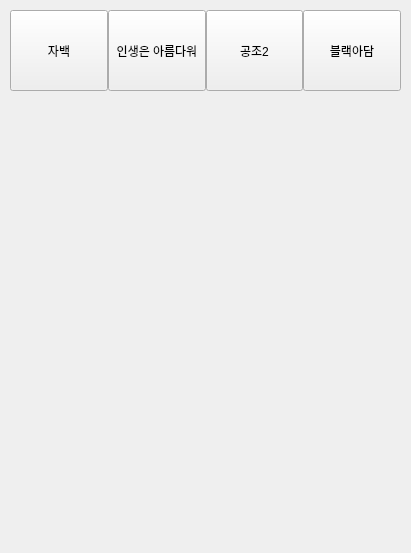
<?xml version="1.0" encoding="UTF-8"?>
<ui version="4.0">
 <class>Form</class>
 <widget class="QWidget" name="Form">
  <property name="geometry">
   <rect>
    <x>0</x>
    <y>0</y>
    <width>411</width>
    <height>553</height>
   </rect>
  </property>
  <property name="windowTitle">
   <string>Form</string>
  </property>
  <widget class="QLabel" name="lbl_jaback">
   <property name="geometry">
    <rect>
     <x>10</x>
     <y>90</y>
     <width>391</width>
     <height>451</height>
    </rect>
   </property>
   <property name="text">
    <string/>
   </property>
   <property name="pixmap">
    <pixmap>img/jaback.jpg</pixmap>
   </property>
   <property name="scaledContents">
    <bool>true</bool>
   </property>
  </widget>
  <widget class="QLabel" name="lbl_life">
   <property name="geometry">
    <rect>
     <x>10</x>
     <y>90</y>
     <width>391</width>
     <height>451</height>
    </rect>
   </property>
   <property name="text">
    <string/>
   </property>
   <property name="pixmap">
    <pixmap>img/life.jpg</pixmap>
   </property>
   <property name="scaledContents">
    <bool>true</bool>
   </property>
  </widget>
  <widget class="QLabel" name="lbl_gongjo2">
   <property name="geometry">
    <rect>
     <x>10</x>
     <y>90</y>
     <width>391</width>
     <height>451</height>
    </rect>
   </property>
   <property name="text">
    <string/>
   </property>
   <property name="pixmap">
    <pixmap>img/gongjo2.jpg</pixmap>
   </property>
   <property name="scaledContents">
    <bool>true</bool>
   </property>
  </widget>
  <widget class="QLabel" name="lbl_black">
   <property name="geometry">
    <rect>
     <x>10</x>
     <y>90</y>
     <width>391</width>
     <height>451</height>
    </rect>
   </property>
   <property name="text">
    <string/>
   </property>
   <property name="pixmap">
    <pixmap>img/black.jpg</pixmap>
   </property>
   <property name="scaledContents">
    <bool>true</bool>
   </property>
  </widget>
  <widget class="QWidget" name="">
   <property name="geometry">
    <rect>
     <x>10</x>
     <y>10</y>
     <width>391</width>
     <height>81</height>
    </rect>
   </property>
   <layout class="QHBoxLayout" name="horizontalLayout">
    <property name="spacing">
     <number>0</number>
    </property>
    <property name="leftMargin">
     <number>0</number>
    </property>
    <property name="topMargin">
     <number>0</number>
    </property>
    <property name="rightMargin">
     <number>0</number>
    </property>
    <property name="bottomMargin">
     <number>0</number>
    </property>
    <item>
     <widget class="QPushButton" name="btn_jaback">
      <property name="sizePolicy">
       <sizepolicy hsizetype="Minimum" vsizetype="Preferred">
        <horstretch>0</horstretch>
        <verstretch>0</verstretch>
       </sizepolicy>
      </property>
      <property name="text">
       <string>자백</string>
      </property>
     </widget>
    </item>
    <item>
     <widget class="QPushButton" name="btn_life">
      <property name="sizePolicy">
       <sizepolicy hsizetype="Minimum" vsizetype="Preferred">
        <horstretch>0</horstretch>
        <verstretch>0</verstretch>
       </sizepolicy>
      </property>
      <property name="text">
       <string>인생은 아름다워</string>
      </property>
     </widget>
    </item>
    <item>
     <widget class="QPushButton" name="btn_gongjo2">
      <property name="sizePolicy">
       <sizepolicy hsizetype="Minimum" vsizetype="Preferred">
        <horstretch>0</horstretch>
        <verstretch>0</verstretch>
       </sizepolicy>
      </property>
      <property name="text">
       <string>공조2</string>
      </property>
     </widget>
    </item>
    <item>
     <widget class="QPushButton" name="btn_black">
      <property name="sizePolicy">
       <sizepolicy hsizetype="Minimum" vsizetype="Preferred">
        <horstretch>0</horstretch>
        <verstretch>0</verstretch>
       </sizepolicy>
      </property>
      <property name="text">
       <string>블랙아담</string>
      </property>
     </widget>
    </item>
   </layout>
  </widget>
 </widget>
 <resources/>
 <connections/>
</ui>
